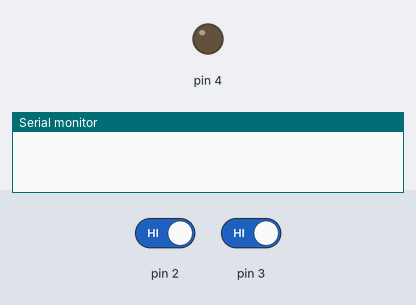
Simulated run of this program. Board: Arduino Uno, built with avr-gcc and run on an emulated ATmega328P. Shown: output pins drawn as LEDs (lit = HIGH), the last lines printed to the serial monitor. Dashed ring = blinking. The test bench sets the inputs (shaded band); at power-on: pin 2 HIGH, pin 3 HIGH.

Above: at 1.2 s.
1.3 s: pin 2 driven LOW
At 2.3 s:
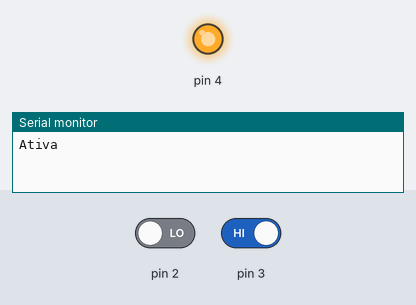
2.8 s: pin 3 driven LOW
At 3.25 s:
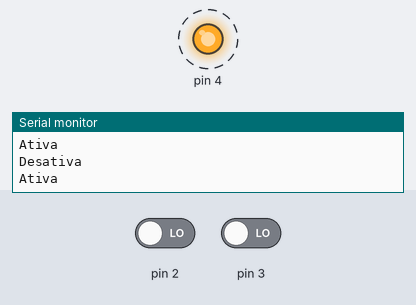
5.8 s: pin 3 driven HIGH
At 7.2 s:
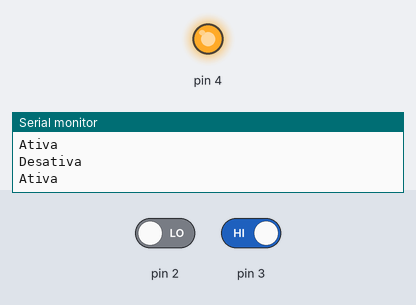
Timing chart, 0 to 8.8 s (numbered marks = the images above; inputs shaded):
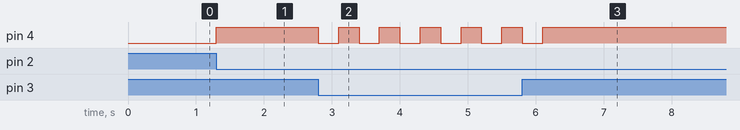

Measured:
- after the input at 1.3 s, pin 4: LOW → HIGH at once
- after the input at 2.8 s, pin 4: alternates HIGH for 0.30 s and LOW for 0.30 s, starting at once
- after the input at 5.8 s, pin 4: goes on until 6.1 s, then stays HIGH

The program:

main.cpp
```cpp
#include <Arduino.h>
int s = 0;
int x = 0;
int estadoRele = 0;

void setup()
{
  Serial.begin(9600);
  pinMode(2,INPUT);
  pinMode(3,INPUT);
  pinMode(4,OUTPUT);
}

void loop()
{
  s= digitalRead(2);
  x= digitalRead(3);

  if (s == LOW && estadoRele == 0)
    {
   Serial.println("Ativa");
   digitalWrite(4, HIGH);
   estadoRele = 1;
   delay(300);
  }
  if (x == LOW && estadoRele == 1)
    {
   Serial.println("Desativa");
   digitalWrite(4, LOW);
   estadoRele = 0;
   delay(300);
  }

  }
```
